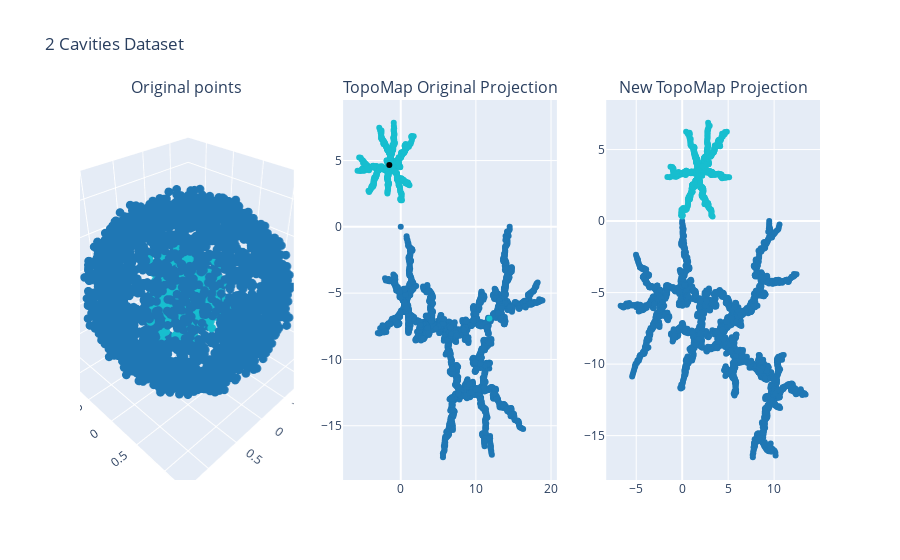

The code cell stored with this chart in its notebook:
### Code cell
fig = plot_data_projection_plotly(df_cavities, proj_cavities, proj_original_cavities)
fig.update_layout(title_text='2 Cavities Dataset')
fig.show()

### Figure 1 — Plotly figure (JSON) as saved in the notebook; plotly's stock layout.template omitted (floating-point values rounded to 4 significant figures; data arrays with more than 128 entries replaced by an {"elided": "..."} marker saying what was removed)
{"data": [{"marker": {"color": {"elided": "4002 int values"}, "colorscale": [[0, "#1F77B4"], [0.1111, "#FF7F0E"], [0.2222, "#2CA02C"], [0.3333, "#D62728"], [0.4444, "#9467BD"], [0.5556, "#8C564B"], [0.6667, "#E377C2"], [0.7778, "#7F7F7F"], [0.8889, "#BCBD22"], [1, "#17BECF"]], "size": 3}, "mode": "markers", "scene": "scene", "type": "scatter3d", "x": {"elided": "4002 float values"}, "y": {"elided": "4002 float values"}, "z": {"elided": "4002 float values"}}, {"marker": {"color": {"elided": "4002 int values"}, "colorscale": [[0, "#1F77B4"], [0.1111, "#FF7F0E"], [0.2222, "#2CA02C"], [0.3333, "#D62728"], [0.4444, "#9467BD"], [0.5556, "#8C564B"], [0.6667, "#E377C2"], [0.7778, "#7F7F7F"], [0.8889, "#BCBD22"], [1, "#17BECF"]]}, "mode": "markers", "type": "scatter", "x": {"elided": "4003 float values"}, "xaxis": "x", "y": {"elided": "4003 float values"}, "yaxis": "y"}, {"marker": {"color": {"elided": "4002 int values"}, "colorscale": [[0, "#1F77B4"], [0.1111, "#FF7F0E"], [0.2222, "#2CA02C"], [0.3333, "#D62728"], [0.4444, "#9467BD"], [0.5556, "#8C564B"], [0.6667, "#E377C2"], [0.7778, "#7F7F7F"], [0.8889, "#BCBD22"], [1, "#17BECF"]]}, "mode": "markers", "type": "scatter", "x": {"elided": "4002 float values"}, "xaxis": "x2", "y": {"elided": "4002 float values"}, "yaxis": "y2"}], "layout": {"annotations": [{"font": {"size": 16}, "showarrow": false, "text": "Original points", "x": 0.1444, "xanchor": "center", "xref": "paper", "y": 1, "yanchor": "bottom", "yref": "paper"}, {"font": {"size": 16}, "showarrow": false, "text": "TopoMap Original Projection", "x": 0.5, "xanchor": "center", "xref": "paper", "y": 1, "yanchor": "bottom", "yref": "paper"}, {"font": {"size": 16}, "showarrow": false, "text": "New TopoMap Projection", "x": 0.8556, "xanchor": "center", "xref": "paper", "y": 1, "yanchor": "bottom", "yref": "paper"}], "scene": {"domain": {"x": [0, 0.2889], "y": [0, 1]}}, "showlegend": false, "title": {"text": "2 Cavities Dataset"}, "xaxis": {"anchor": "y", "domain": [0.3556, 0.6444]}, "xaxis2": {"anchor": "y2", "domain": [0.7111, 1]}, "yaxis": {"anchor": "x", "domain": [0, 1]}, "yaxis2": {"anchor": "x2", "domain": [0, 1]}}}
